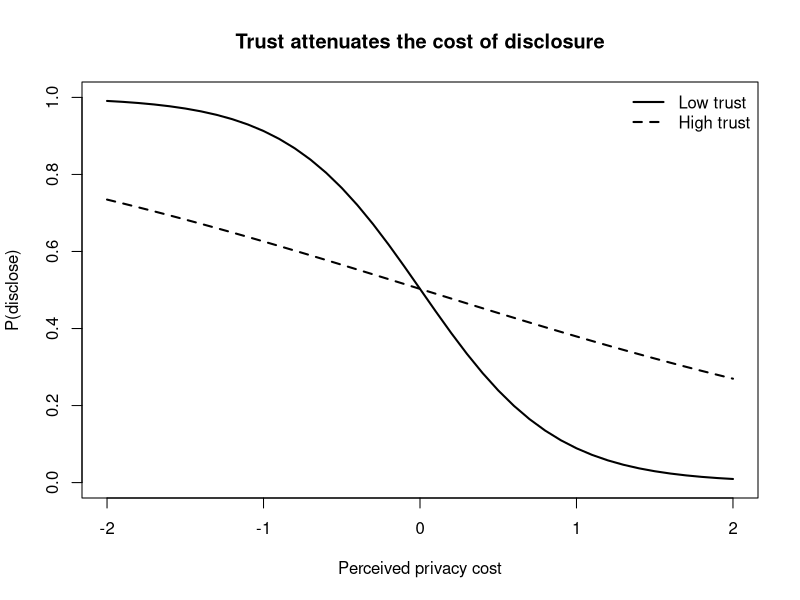

Generate this figure with R:
## ---- chunk 1
set.seed(2025)
n <- 4000

# Latent inputs: personalization benefit, privacy cost, and trust.
benefit <- rnorm(n, 0, 1)
cost    <- rnorm(n, 0, 1)
trust   <- rnorm(n, 0, 1)

# Data-generating process for disclosure (eq-disclosure-logit).
alpha <-  0.0; beta <- 1.2; gamma <- 1.4; delta <- 0.9
eta <- alpha + beta * benefit - gamma * cost + delta * (trust * cost)
p   <- 1 / (1 + exp(-eta))
disclose <- rbinom(n, 1, p)

dat <- data.frame(disclose, benefit, cost, trust)
fit <- glm(disclose ~ benefit + cost + trust:cost,
           family = binomial, data = dat)
round(coef(summary(fit)), 3)

# Disclosure probability vs. perceived cost, at low vs. high trust,
# holding benefit at its mean.
grid <- expand.grid(cost = seq(-2, 2, 0.1),
                    trust = c(-1, 1), benefit = 0)
grid$p <- predict(fit, newdata = grid, type = "response")

plot(grid$cost[grid$trust == -1], grid$p[grid$trust == -1], type = "l",
     lwd = 2, ylim = 0:1, xlab = "Perceived privacy cost",
     ylab = "P(disclose)", main = "Trust attenuates the cost of disclosure")
lines(grid$cost[grid$trust == 1], grid$p[grid$trust == 1], lwd = 2, lty = 2)
legend("topright", c("Low trust", "High trust"), lwd = 2, lty = c(1, 2),
       bty = "n")
